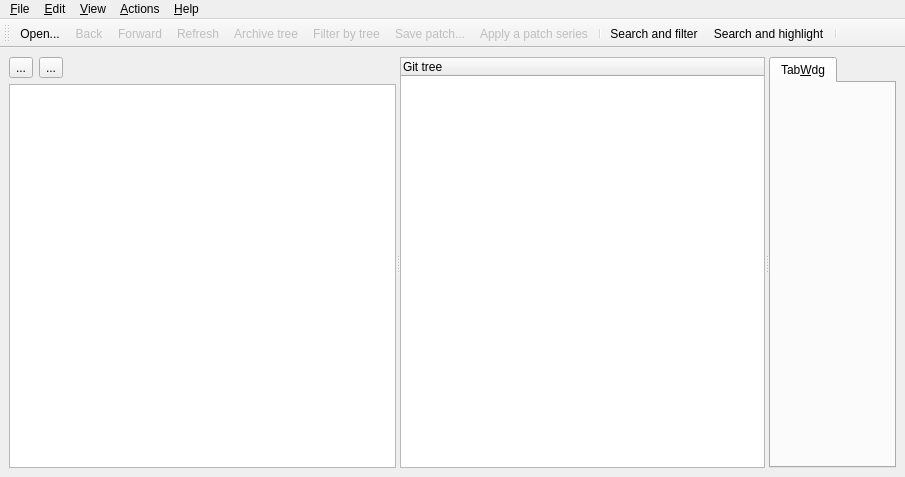
 <widget class="QMainWindow" name="MainBase">
  <property name="geometry">
   <rect>
    <x>0</x>
    <y>0</y>
    <width>905</width>
    <height>477</height>
   </rect>
  </property>
  <property name="acceptDrops">
   <bool>true</bool>
  </property>
  <property name="windowTitle">
   <string>QGit</string>
  </property>
  <property name="windowIcon">
   <iconset resource="icons.qrc">
    <normaloff>:/icons/resources/qgit.png</normaloff>:/icons/resources/qgit.png</iconset>
  </property>
  <widget class="QWidget" name="widget">
   <layout class="QVBoxLayout" name="verticalLayout_2">
    <item>
     <widget class="QSplitter" name="splitter">
      <property name="orientation">
       <enum>Qt::Horizontal</enum>
      </property>
      <widget class="QWidget" name="">
       <layout class="QVBoxLayout" name="verticalLayout">
        <item>
         <layout class="QHBoxLayout" name="horizontalLayout">
          <item>
           <widget class="QToolButton" name="addProjectBtn">
            <property name="text">
             <string>...</string>
            </property>
           </widget>
          </item>
          <item>
           <widget class="QToolButton" name="removeProjectBtn">
            <property name="text">
             <string>...</string>
            </property>
           </widget>
          </item>
          <item>
           <spacer name="horizontalSpacer">
            <property name="orientation">
             <enum>Qt::Horizontal</enum>
            </property>
            <property name="sizeHint" stdset="0">
             <size>
              <width>40</width>
              <height>20</height>
             </size>
            </property>
           </spacer>
          </item>
         </layout>
        </item>
        <item>
         <widget class="QListWidget" name="projectList"/>
        </item>
       </layout>
      </widget>
      <widget class="QSplitter" name="treeSplitter">
       <property name="orientation">
        <enum>Qt::Horizontal</enum>
       </property>
       <widget class="TreeView" name="treeView">
        <property name="contextMenuPolicy">
         <enum>Qt::CustomContextMenu</enum>
        </property>
        <property name="selectionMode">
         <enum>QAbstractItemView::ExtendedSelection</enum>
        </property>
        <property name="rootIsDecorated">
         <bool>false</bool>
        </property>
        <property name="columnCount">
         <number>1</number>
        </property>
        <column>
         <property name="text">
          <string>Git tree</string>
         </property>
        </column>
       </widget>
       <widget class="QTabWidget" name="tabWdg">
        <widget class="QWidget" name="TabWdg">
         <attribute name="title">
          <string>Tab&amp;Wdg</string>
         </attribute>
        </widget>
       </widget>
      </widget>
     </widget>
    </item>
   </layout>
  </widget>
  <widget class="QToolBar" name="toolBar">
   <property name="windowTitle">
    <string>Toolbar</string>
   </property>
   <property name="orientation">
    <enum>Qt::Horizontal</enum>
   </property>
   <property name="iconSize">
    <size>
     <width>16</width>
     <height>16</height>
    </size>
   </property>
   <attribute name="toolBarArea">
    <enum>TopToolBarArea</enum>
   </attribute>
   <attribute name="toolBarBreak">
    <bool>false</bool>
   </attribute>
   <addaction name="ActOpenRepo"/>
   <addaction name="ActBack"/>
   <addaction name="ActForward"/>
   <addaction name="ActRefresh"/>
   <addaction name="ActShowTree"/>
   <addaction name="ActFilterTree"/>
   <addaction name="ActMailFormatPatch"/>
   <addaction name="ActMailApplyPatch"/>
   <addaction name="separator"/>
   <addaction name="ActSearchAndFilter"/>
   <addaction name="ActSearchAndHighlight"/>
   <addaction name="separator"/>
  </widget>
  <widget class="QMenuBar" name="MenuBarEditor">
   <property name="geometry">
    <rect>
     <x>0</x>
     <y>0</y>
     <width>905</width>
     <height>30</height>
    </rect>
   </property>
   <widget class="QMenu" name="Help">
    <property name="title">
     <string>&amp;Help</string>
    </property>
    <addaction name="ActHelp"/>
    <addaction name="ActAbout"/>
   </widget>
   <widget class="QMenu" name="File">
    <property name="title">
     <string>&amp;File</string>
    </property>
    <property name="separatorsCollapsible">
     <bool>true</bool>
    </property>
    <addaction name="ActOpenRepo"/>
    <addaction name="ActOpenRepoNewWindow"/>
    <addaction name="ActRefresh"/>
    <addaction name="ActSaveFile"/>
    <addaction name="ActMailFormatPatch"/>
    <addaction name="ActMailApplyPatch"/>
    <addaction name="separator"/>
    <addaction name="ActClose"/>
    <addaction name="ActExit"/>
    <addaction name="separator"/>
   </widget>
   <widget class="QMenu" name="Edit">
    <property name="title">
     <string>&amp;Edit</string>
    </property>
    <addaction name="ActCommit"/>
    <addaction name="ActAmend"/>
    <addaction name="ActCheckout"/>
    <addaction name="ActBranch"/>
    <addaction name="ActTag"/>
    <addaction name="ActDelete"/>
    <addaction name="ActPush"/>
    <addaction name="ActPop"/>
    <addaction name="separator"/>
    <addaction name="ActFind"/>
    <addaction name="ActFindNext"/>
    <addaction name="separator"/>
    <addaction name="ActSettings"/>
   </widget>
   <widget class="QMenu" name="Actions">
    <property name="title">
     <string>&amp;Actions</string>
    </property>
    <addaction name="ActCustomActionSetup"/>
   </widget>
   <widget class="QMenu" name="View">
    <property name="title">
     <string>&amp;View</string>
    </property>
    <addaction name="ActBack"/>
    <addaction name="ActForward"/>
    <addaction name="separator"/>
    <addaction name="ActRangeDlg"/>
    <addaction name="separator"/>
    <addaction name="ActCheckWorkDir"/>
    <addaction name="ActMarkDiffToSha"/>
    <addaction name="separator"/>
    <addaction name="ActViewRev"/>
    <addaction name="ActViewDiff"/>
    <addaction name="ActViewDiffNewTab"/>
    <addaction name="ActViewFile"/>
    <addaction name="ActViewFileNewTab"/>
    <addaction name="ActExternalDiff"/>
    <addaction name="ActExternalEditor"/>
    <addaction name="ActShowTree"/>
    <addaction name="ActSplitView"/>
    <addaction name="ActToggleLogsDiff"/>
    <addaction name="ActShowDescHeader"/>
    <addaction name="ActFilterTree"/>
   </widget>
   <addaction name="File"/>
   <addaction name="Edit"/>
   <addaction name="View"/>
   <addaction name="Actions"/>
   <addaction name="separator"/>
   <addaction name="Help"/>
  </widget>
  <action name="ActOpenRepo">
   <property name="icon">
    <iconset theme="document-open-folder" resource="icons.qrc">
     <normaloff>:/icons/resources/folder_open.png</normaloff>:/icons/resources/folder_open.png</iconset>
   </property>
   <property name="text">
    <string>&amp;Open...</string>
   </property>
   <property name="iconText">
    <string>Open...</string>
   </property>
   <property name="shortcut">
    <string>Ctrl+O</string>
   </property>
  </action>
  <action name="ActExit">
   <property name="icon">
    <iconset theme="application-exit">
     <normaloff>.</normaloff>.</iconset>
   </property>
   <property name="text">
    <string>E&amp;xit</string>
   </property>
   <property name="iconText">
    <string>Exit</string>
   </property>
   <property name="shortcut">
    <string>Ctrl+Q</string>
   </property>
  </action>
  <action name="ActAbout">
   <property name="icon">
    <iconset resource="icons.qrc">
     <normaloff>:/icons/resources/qgit.png</normaloff>:/icons/resources/qgit.png</iconset>
   </property>
   <property name="text">
    <string>&amp;About QGit</string>
   </property>
   <property name="iconText">
    <string>About</string>
   </property>
   <property name="shortcut">
    <string/>
   </property>
  </action>
  <action name="ActMailFormatPatch">
   <property name="enabled">
    <bool>false</bool>
   </property>
   <property name="icon">
    <iconset theme="mail-send" resource="icons.qrc">
     <normaloff>:/icons/resources/mail_send.png</normaloff>:/icons/resources/mail_send.png</iconset>
   </property>
   <property name="text">
    <string>&amp;Save patch...</string>
   </property>
   <property name="iconText">
    <string>Save patch...</string>
   </property>
   <property name="toolTip">
    <string>Save a patch series to be sent by e-mail</string>
   </property>
  </action>
  <action name="ActHelp">
   <property name="icon">
    <iconset theme="help-contents" resource="icons.qrc">
     <normaloff>:/icons/resources/help.png</normaloff>:/icons/resources/help.png</iconset>
   </property>
   <property name="text">
    <string>QGit ha&amp;ndbook</string>
   </property>
   <property name="iconText">
    <string>Handbook</string>
   </property>
   <property name="shortcut">
    <string>F1</string>
   </property>
  </action>
  <action name="ActSettings">
   <property name="icon">
    <iconset theme="configure" resource="icons.qrc">
     <normaloff>:/icons/resources/configure.png</normaloff>:/icons/resources/configure.png</iconset>
   </property>
   <property name="text">
    <string>&amp;Settings...</string>
   </property>
   <property name="iconText">
    <string>Settings...</string>
   </property>
  </action>
  <action name="ActCommit">
   <property name="enabled">
    <bool>false</bool>
   </property>
   <property name="icon">
    <iconset resource="icons.qrc">
     <normaloff>:/icons/resources/vcs_commit.png</normaloff>:/icons/resources/vcs_commit.png</iconset>
   </property>
   <property name="text">
    <string>&amp;Commit...</string>
   </property>
   <property name="iconText">
    <string>Commit...</string>
   </property>
   <property name="toolTip">
    <string>Commit changes</string>
   </property>
   <property name="shortcut">
    <string>#</string>
   </property>
  </action>
  <action name="ActTag">
   <property name="enabled">
    <bool>false</bool>
   </property>
   <property name="icon">
    <iconset theme="tag">
     <normaloff>.</normaloff>.</iconset>
   </property>
   <property name="text">
    <string>Make &amp;tag...</string>
   </property>
   <property name="iconText">
    <string>Make tag...</string>
   </property>
   <property name="toolTip">
    <string>Tag selected revision</string>
   </property>
   <property name="shortcut">
    <string>Ctrl+T</string>
   </property>
  </action>
  <action name="ActOpenRepoNewWindow">
   <property name="icon">
    <iconset theme="window-new">
     <normaloff>.</normaloff>.</iconset>
   </property>
   <property name="text">
    <string>Open in a &amp;new window...</string>
   </property>
   <property name="iconText">
    <string>Open in a &amp;new window</string>
   </property>
   <property name="shortcut">
    <string>Ctrl+N</string>
   </property>
  </action>
  <action name="ActClose">
   <property name="icon">
    <iconset theme="window-close">
     <normaloff>.</normaloff>.</iconset>
   </property>
   <property name="text">
    <string>&amp;Close</string>
   </property>
   <property name="iconText">
    <string>Close</string>
   </property>
   <property name="shortcut">
    <string>Ctrl+W</string>
   </property>
  </action>
  <action name="ActMailApplyPatch">
   <property name="enabled">
    <bool>false</bool>
   </property>
   <property name="icon">
    <iconset theme="mail-receive" resource="icons.qrc">
     <normaloff>:/icons/resources/mail_get.png</normaloff>:/icons/resources/mail_get.png</iconset>
   </property>
   <property name="text">
    <string>Apply &amp;patch...</string>
   </property>
   <property name="iconText">
    <string>Apply a patch series</string>
   </property>
  </action>
  <action name="ActPush">
   <property name="enabled">
    <bool>false</bool>
   </property>
   <property name="text">
    <string>&amp;Push patch</string>
   </property>
   <property name="iconText">
    <string>Push patch</string>
   </property>
   <property name="toolTip">
    <string>Push this patch on StGIT stack</string>
   </property>
   <property name="shortcut">
    <string>PgUp</string>
   </property>
  </action>
  <action name="ActPop">
   <property name="enabled">
    <bool>false</bool>
   </property>
   <property name="text">
    <string>P&amp;op patch</string>
   </property>
   <property name="iconText">
    <string>Pop patch</string>
   </property>
   <property name="toolTip">
    <string>Pop patches from StGIT stack until this one included</string>
   </property>
   <property name="shortcut">
    <string>PgDown</string>
   </property>
  </action>
  <action name="ActRefresh">
   <property name="enabled">
    <bool>false</bool>
   </property>
   <property name="icon">
    <iconset theme="view-refresh" resource="icons.qrc">
     <normaloff>:/icons/resources/reload.png</normaloff>:/icons/resources/reload.png</iconset>
   </property>
   <property name="iconText">
    <string>Refresh</string>
   </property>
   <property name="toolTip">
    <string>Refresh view (F5)</string>
   </property>
   <property name="shortcut">
    <string>F5</string>
   </property>
  </action>
  <action name="ActViewDiff">
   <property name="enabled">
    <bool>false</bool>
   </property>
   <property name="text">
    <string>View &amp;patch</string>
   </property>
   <property name="iconText">
    <string>View patch</string>
   </property>
   <property name="toolTip">
    <string>Double click on revision log as a shortcut</string>
   </property>
   <property name="statusTip">
    <string>Double click on revision log as a shortcut</string>
   </property>
   <property name="shortcut">
    <string>Ctrl+P</string>
   </property>
  </action>
  <action name="ActViewFile">
   <property name="enabled">
    <bool>false</bool>
   </property>
   <property name="text">
    <string>Vie&amp;w file</string>
   </property>
   <property name="iconText">
    <string>View file</string>
   </property>
   <property name="toolTip">
    <string>Double click on file name as a shortcut</string>
   </property>
   <property name="statusTip">
    <string>Double click on file name as a shortcut</string>
   </property>
   <property name="shortcut">
    <string>Ctrl+A</string>
   </property>
  </action>
  <action name="ActSaveFile">
   <property name="enabled">
    <bool>false</bool>
   </property>
   <property name="icon">
    <iconset theme="document-save-as">
     <normaloff>.</normaloff>.</iconset>
   </property>
   <property name="text">
    <string>Save file &amp;as...</string>
   </property>
   <property name="iconText">
    <string>Save file as...</string>
   </property>
   <property name="toolTip">
    <string>Save selected file</string>
   </property>
   <property name="shortcut">
    <string>Ctrl+S</string>
   </property>
  </action>
  <action name="ActFilterTree">
   <property name="checkable">
    <bool>true</bool>
   </property>
   <property name="enabled">
    <bool>false</bool>
   </property>
   <property name="icon">
    <iconset theme="tools-wizard" resource="icons.qrc">
     <normaloff>:/icons/resources/wizard.png</normaloff>:/icons/resources/wizard.png</iconset>
   </property>
   <property name="text">
    <string>To&amp;ggle filter by tree</string>
   </property>
   <property name="iconText">
    <string>Filter by tree</string>
   </property>
   <property name="toolTip">
    <string>Filter by tree selection, multiple selections allowed</string>
   </property>
  </action>
  <action name="ActShowTree">
   <property name="checkable">
    <bool>true</bool>
   </property>
   <property name="enabled">
    <bool>false</bool>
   </property>
   <property name="icon">
    <iconset theme="view-list-tree" resource="icons.qrc">
     <normaloff>:/icons/resources/view_tree.png</normaloff>:/icons/resources/view_tree.png</iconset>
   </property>
   <property name="text">
    <string>&amp;Toggle tree view</string>
   </property>
   <property name="iconText">
    <string>Archive tree</string>
   </property>
   <property name="toolTip">
    <string>Toggle tree view (T)</string>
   </property>
   <property name="shortcut">
    <string>T</string>
   </property>
  </action>
  <action name="ActDelete">
   <property name="enabled">
    <bool>false</bool>
   </property>
   <property name="icon">
    <iconset theme="edit-delete">
     <normaloff>.</normaloff>.</iconset>
   </property>
   <property name="text">
    <string>&amp;Delete references...</string>
   </property>
   <property name="iconText">
    <string>Delete tag</string>
   </property>
   <property name="toolTip">
    <string>Remove selected reference names</string>
   </property>
  </action>
  <action name="ActCheckWorkDir">
   <property name="checkable">
    <bool>true</bool>
   </property>
   <property name="enabled">
    <bool>false</bool>
   </property>
   <property name="icon">
    <iconset theme="folder-sync">
     <normaloff>.</normaloff>.</iconset>
   </property>
   <property name="text">
    <string>&amp;Check working directory</string>
   </property>
   <property name="iconText">
    <string>Check working dir</string>
   </property>
   <property name="toolTip">
    <string>Check working directory</string>
   </property>
  </action>
  <action name="ActMarkDiffToSha">
   <property name="text">
    <string>&amp;Mark for diff</string>
   </property>
   <property name="iconText">
    <string>Mark for diff</string>
   </property>
   <property name="toolTip">
    <string>Mark selected revision to diff against</string>
   </property>
  </action>
  <action name="ActExternalDiff">
   <property name="enabled">
    <bool>false</bool>
   </property>
   <property name="text">
    <string>E&amp;xternal diff...</string>
   </property>
   <property name="iconText">
    <string>Launch external diff viewer</string>
   </property>
   <property name="shortcut">
    <string>Ctrl+D</string>
   </property>
  </action>
  <action name="ActExternalEditor">
   <property name="enabled">
    <bool>false</bool>
   </property>
   <property name="text">
    <string>External &amp;editor...</string>
   </property>
   <property name="iconText">
    <string>Launch external editor</string>
   </property>
   <property name="shortcut">
    <string>Ctrl+E</string>
   </property>
  </action>
  <action name="ActViewRev">
   <property name="enabled">
    <bool>false</bool>
   </property>
   <property name="text">
    <string>&amp;View revision</string>
   </property>
   <property name="iconText">
    <string>View revision</string>
   </property>
   <property name="toolTip">
    <string>Double click on a revision in file history as a shortcut</string>
   </property>
   <property name="shortcut">
    <string>Ctrl+R</string>
   </property>
  </action>
  <action name="ActSplitView">
   <property name="icon">
    <iconset theme="view-split-top-bottom" resource="icons.qrc">
     <normaloff>:/icons/resources/view_top_bottom.png</normaloff>:/icons/resources/view_top_bottom.png</iconset>
   </property>
   <property name="text">
    <string>T&amp;oggle split view</string>
   </property>
   <property name="iconText">
    <string>Toggle split view</string>
   </property>
   <property name="toolTip">
    <string>Hide/unhide secondary pane</string>
   </property>
   <property name="shortcut">
    <string>S</string>
   </property>
  </action>
  <action name="ActFind">
   <property name="icon">
    <iconset theme="edit-find">
     <normaloff>.</normaloff>.</iconset>
   </property>
   <property name="text">
    <string>&amp;Find...</string>
   </property>
   <property name="iconText">
    <string>Find text in current view...</string>
   </property>
   <property name="shortcut">
    <string>Ctrl+F</string>
   </property>
  </action>
  <action name="ActFindNext">
   <property name="text">
    <string>Find &amp;next</string>
   </property>
   <property name="iconText">
    <string>Find next</string>
   </property>
   <property name="toolTip">
    <string>Go to next occurrence of searched text</string>
   </property>
   <property name="shortcut">
    <string>F3</string>
   </property>
  </action>
  <action name="ActForward">
   <property name="enabled">
    <bool>false</bool>
   </property>
   <property name="icon">
    <iconset theme="go-next" resource="icons.qrc">
     <normaloff>:/icons/resources/next.png</normaloff>:/icons/resources/next.png</iconset>
   </property>
   <property name="text">
    <string>&amp;Forward</string>
   </property>
   <property name="iconText">
    <string>Forward</string>
   </property>
   <property name="shortcut">
    <string>Alt+Right</string>
   </property>
  </action>
  <action name="ActBack">
   <property name="enabled">
    <bool>false</bool>
   </property>
   <property name="icon">
    <iconset theme="go-previous" resource="icons.qrc">
     <normaloff>:/icons/resources/previous.png</normaloff>:/icons/resources/previous.png</iconset>
   </property>
   <property name="text">
    <string>&amp;Back</string>
   </property>
   <property name="iconText">
    <string>Back</string>
   </property>
   <property name="shortcut">
    <string>Alt+Left</string>
   </property>
  </action>
  <action name="ActCustomActionSetup">
   <property name="icon">
    <iconset theme="bookmarks" resource="icons.qrc">
     <normaloff>:/icons/resources/bookmark.png</normaloff>:/icons/resources/bookmark.png</iconset>
   </property>
   <property name="text">
    <string>&amp;Setup actions...</string>
   </property>
   <property name="iconText">
    <string>Setup actions...</string>
   </property>
  </action>
  <action name="ActViewFileNewTab">
   <property name="enabled">
    <bool>false</bool>
   </property>
   <property name="icon">
    <iconset theme="tab-new">
     <normaloff>.</normaloff>.</iconset>
   </property>
   <property name="text">
    <string>View file &amp;in new tab</string>
   </property>
   <property name="iconText">
    <string>View file in new tab</string>
   </property>
   <property name="shortcut">
    <string>Ctrl+Shift+A</string>
   </property>
  </action>
  <action name="ActViewDiffNewTab">
   <property name="enabled">
    <bool>false</bool>
   </property>
   <property name="icon">
    <iconset theme="tab-new">
     <normaloff>.</normaloff>.</iconset>
   </property>
   <property name="text">
    <string>View patch in &amp;new tab</string>
   </property>
   <property name="iconText">
    <string>View patch in new tab</string>
   </property>
   <property name="shortcut">
    <string>Ctrl+Shift+P</string>
   </property>
  </action>
  <action name="ActSearchAndFilter">
   <property name="checkable">
    <bool>true</bool>
   </property>
   <property name="enabled">
    <bool>true</bool>
   </property>
   <property name="icon">
    <iconset theme="view-filter" resource="icons.qrc">
     <normaloff>:/icons/resources/filter.png</normaloff>:/icons/resources/filter.png</iconset>
   </property>
   <property name="text">
    <string>Search and filter</string>
   </property>
   <property name="statusTip">
    <string>Toggle filter</string>
   </property>
  </action>
  <action name="ActSearchAndHighlight">
   <property name="checkable">
    <bool>true</bool>
   </property>
   <property name="enabled">
    <bool>true</bool>
   </property>
   <property name="icon">
    <iconset theme="edit-find" resource="icons.qrc">
     <normaloff>:/icons/resources/find.png</normaloff>:/icons/resources/find.png</iconset>
   </property>
   <property name="text">
    <string>Search and highlight</string>
   </property>
   <property name="statusTip">
    <string>Toggle match highlight</string>
   </property>
  </action>
  <action name="ActShowDescHeader">
   <property name="checkable">
    <bool>true</bool>
   </property>
   <property name="checked">
    <bool>true</bool>
   </property>
   <property name="text">
    <string>Show &amp;header info</string>
   </property>
   <property name="iconText">
    <string>Show header info</string>
   </property>
   <property name="toolTip">
    <string>Show revision description header info</string>
   </property>
   <property name="shortcut">
    <string>H</string>
   </property>
  </action>
  <action name="ActToggleLogsDiff">
   <property name="text">
    <string>Toggle message/&amp;diff</string>
   </property>
   <property name="iconText">
    <string>Toggle message/diff</string>
   </property>
   <property name="toolTip">
    <string>Toggle between messages and patch content\n in revision description pane</string>
   </property>
   <property name="shortcut">
    <string>M</string>
   </property>
  </action>
  <action name="ActRangeDlg">
   <property name="icon">
    <iconset theme="edit-select" resource="icons.qrc">
     <normaloff>:/icons/resources/range_select.png</normaloff>:/icons/resources/range_select.png</iconset>
   </property>
   <property name="text">
    <string>&amp;Select range...</string>
   </property>
   <property name="toolTip">
    <string>Show 'Select range' dialog</string>
   </property>
  </action>
  <action name="ActAmend">
   <property name="icon">
    <iconset theme="edit-entry">
     <normaloff>.</normaloff>.</iconset>
   </property>
   <property name="text">
    <string>&amp;Amend commit...</string>
   </property>
   <property name="toolTip">
    <string>Amend previous commit</string>
   </property>
   <property name="shortcut">
    <string>@</string>
   </property>
  </action>
  <action name="ActBranch">
   <property name="enabled">
    <bool>false</bool>
   </property>
   <property name="text">
    <string>Make &amp;branch...</string>
   </property>
   <property name="toolTip">
    <string>Make new branch on selected revision</string>
   </property>
   <property name="shortcut">
    <string>Ctrl+B</string>
   </property>
  </action>
  <action name="ActCheckout">
   <property name="text">
    <string>Ch&amp;eckout...</string>
   </property>
   <property name="iconText">
    <string>Checkout...</string>
   </property>
   <property name="toolTip">
    <string>Checkout selected revision</string>
   </property>
   <property name="shortcut">
    <string>Ctrl+C</string>
   </property>
  </action>
 </widget>
